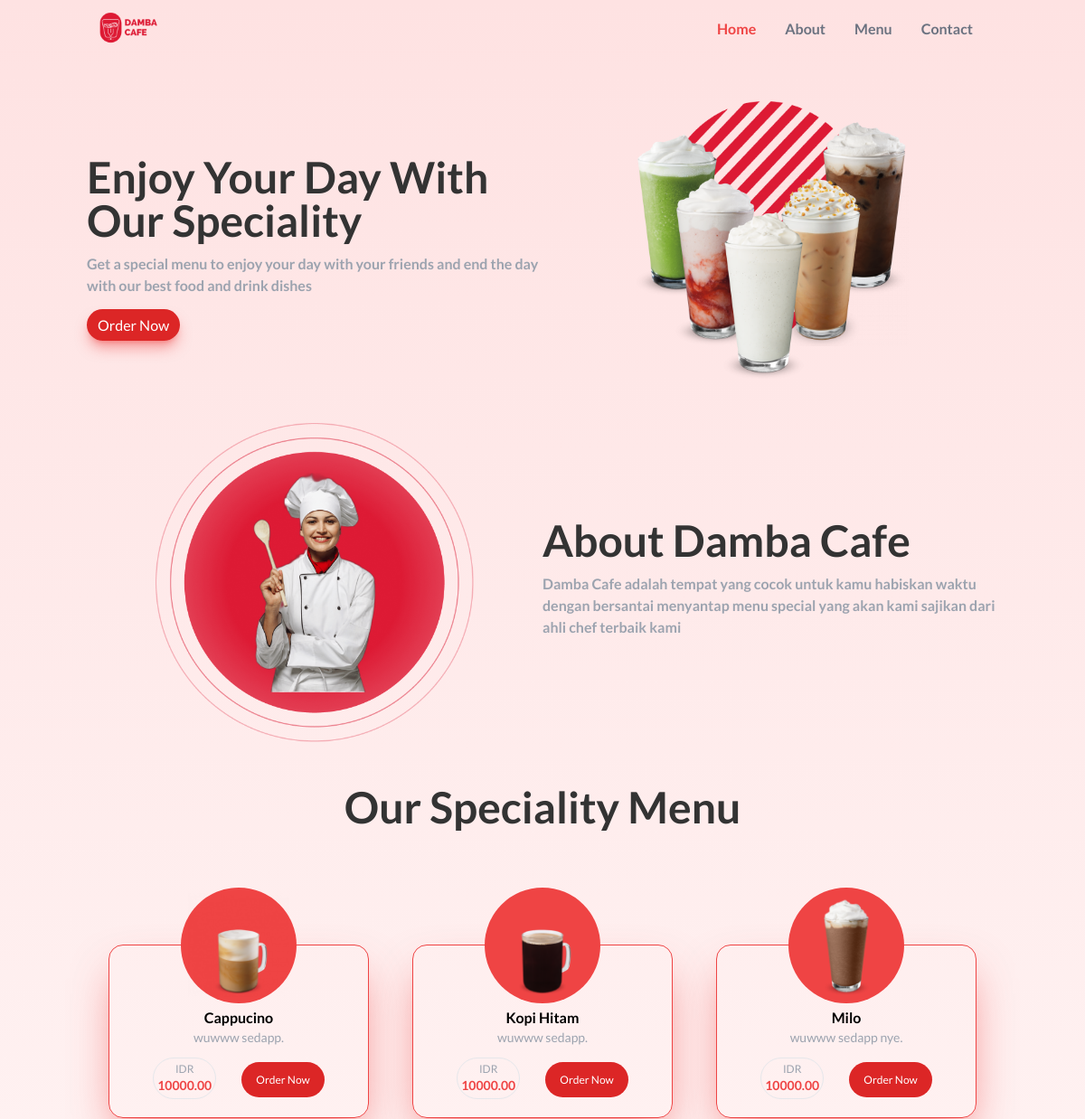
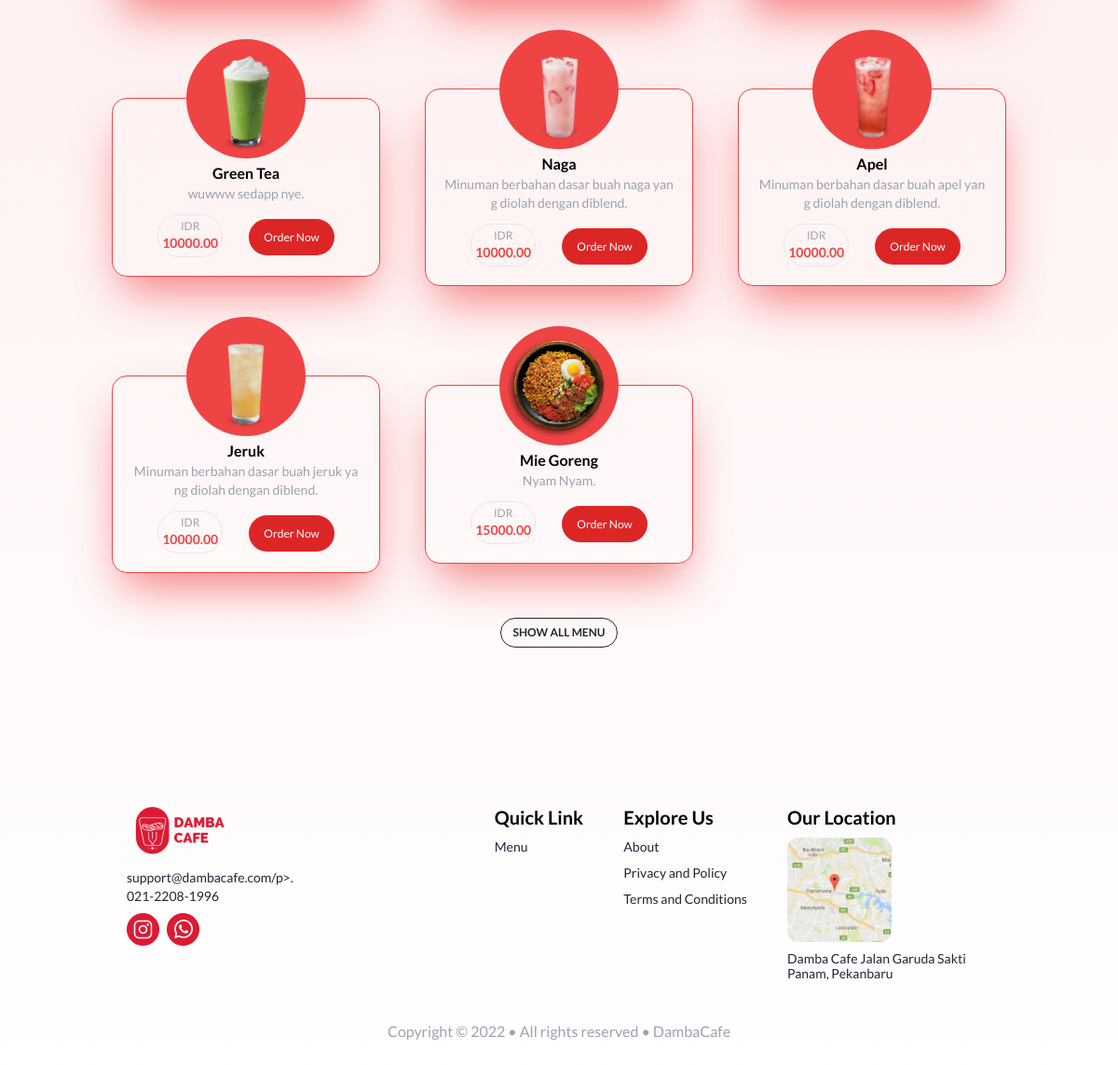
The page / on the database its author committed (2 pictures, top to bottom).
### tables this page shows
CREATE TABLE menu (
    id INT NOT NULL AUTO_INCREMENT PRIMARY KEY,
    name VARCHAR(255) NOT NULL,
    description TEXT NOT NULL,
    price DECIMAL(10,2) NOT NULL,
    image VARCHAR(255) NOT NULL,
    category VARCHAR(255) NOT NULL
);

### index.php (the view, shortened to what this page needs)
<!doctype html>
<html>
<head>
  <link href="./output.css" rel="stylesheet">
  <link href="./style.css" rel="stylesheet">
</head>
<body>
  <main class="min-h-screen px-24 pb-12 mx-auto bg-gradient-to-b from-red-100 to-white">
    <div class="text-red-500 bg-transparent navbar">
      <div class="flex-1">
        <a href="index.php">
          <img src="images/logo.png" class="w-20">
        </a>
      </div>
      <div class="flex-none">
        <ul class="px-1 font-semibold menu menu-horizontal">
          <li><a href="index.php">Home</a></li>
          <li><a href="index.php#about" class="text-gray-500">About</a></li>
          <li><a href="menu.php" class="text-gray-500">Menu</a></li>
          <li><a href="index.php#footer" class="text-gray-500">Contact</a></li>
        </ul>
      </div>
    </div>
    <section class="grid grid-cols-2 mt-12 place-items-center">
      <div class="">
        <h1 class="max-w-lg my-3 text-5xl font-semibold">Enjoy Your Day With Our Speciality</h1>
        <p class="max-w-lg mb-5 font-semibold text-gray-400">Get a special menu to enjoy your day with your friends and end the day with our best food and drink dishes</p>
        <a href="menu.php" class="max-w-lg px-3 py-2 text-white bg-red-600 rounded-full shadow-lg shadow-red-500/50">Order Now</a>
      </div>
      <div class="flex justify-center">
        <img src="./images/drink.png" class="w-[80%]">
      </div>
    </section>
    <section class="grid grid-cols-2 mt-12 place-items-center" id="about">
      <div class="flex justify-center">
        <img src="./images/about.png" class="w-[70%]">
      </div>
      <div class="">
        <h1 class="max-w-lg my-3 text-5xl font-semibold">About Damba Cafe</h1>
        <p class="max-w-lg mb-5 font-semibold text-gray-400">Damba Cafe adalah tempat yang cocok untuk kamu habiskan waktu dengan bersantai menyantap menu special yang akan kami sajikan dari ahli chef terbaik kami</p>
      </div>
    </section>
    <?php
    include 'config.php';
    $sql = "SELECT * FROM menu LIMIT 8";
    $result = mysqli_query($conn, $sql);
    $menu = mysqli_fetch_all($result, MYSQLI_ASSOC);
    ?>
    <section>
      <h1 class="my-12 mb-32 text-5xl font-semibold text-center">Our Speciality Menu</h1>
      <div class="grid grid-cols-1 md:grid-cols-2 lg:grid-cols-3 gap-y-24 place-items-center">
        <?php foreach ($menu as $key => $value) { ?>
          <div class="relative p-5 border border-red-500 shadow-2xl w-72 border-1 rounded-2xl shadow-red-500/70">
            <div class="absolute top-[-64px] left-0 right-0  mx-auto flex items-center justify-center w-32 h-32 bg-red-500 rounded-full">
              <img src="./upload/<?= $value['image'] ?>" class="w-40 p-2">
            </div>
            <h2 class="mt-12 font-semibold text-center text-black"><?= $value['name'] ?></h2>
            <p class="mb-3 text-sm text-center text-gray-400 break-all"><?= $value['description'] ?></p>
            <div class="flex items-center justify-evenly">
              <div class="p-1 text-sm border rounded-full border-1 ">
                <p class="text-xs text-center text-gray-400">IDR</p>
                <p class="text-sm font-semibold text-center text-red-500"><?= $value['price'] ?></p>
              </div>
              <div>
                <a href="menu.php" class="max-w-lg px-4 py-3 text-xs text-white bg-red-600 rounded-full">Order Now</a>
              </div>
            </div>
          </div>
        <?php } ?>
      </div>
    </section>
    <section class="flex items-center justify-center my-12">
      <a href="menu.php" class="mx-auto text-xs rounded-full btn btn-outline btn-sm">Show All Menu</a>
    </section>
    <section id="footer">
      <?php include 'footer.php' ?>
    </section>
  </main>
</body>
</html>

### style.css (style rules this page uses)
body { font-family: 'Lato', sans-serif; font-size: 16px; line-height: 1.5; color: #333; }

### rows shown on the page
menu: image (picture), name "Cappucino", description "wuwww sedapp.", price "10000.00"
menu: image (picture), name "Kopi Hitam", description "wuwww sedapp.", price "10000.00"
menu: image (picture), name "Milo", description "wuwww sedapp nye.", price "10000.00"
menu: image (picture), name "Green Tea", description "wuwww sedapp nye.", price "10000.00"
menu: image (picture), name "Naga", description "Minuman berbahan dasar buah naga yang diolah dengan diblend.", price "10000.00"
menu: image (picture), name "Apel", description "Minuman berbahan dasar buah apel yang diolah dengan diblend.", price "10000.00"
menu: image (picture), name "Jeruk", description "Minuman berbahan dasar buah jeruk yang diolah dengan diblend.", price "10000.00"
menu: image (picture), name "Mie Goreng", description "Nyam Nyam.", price "15000.00"
